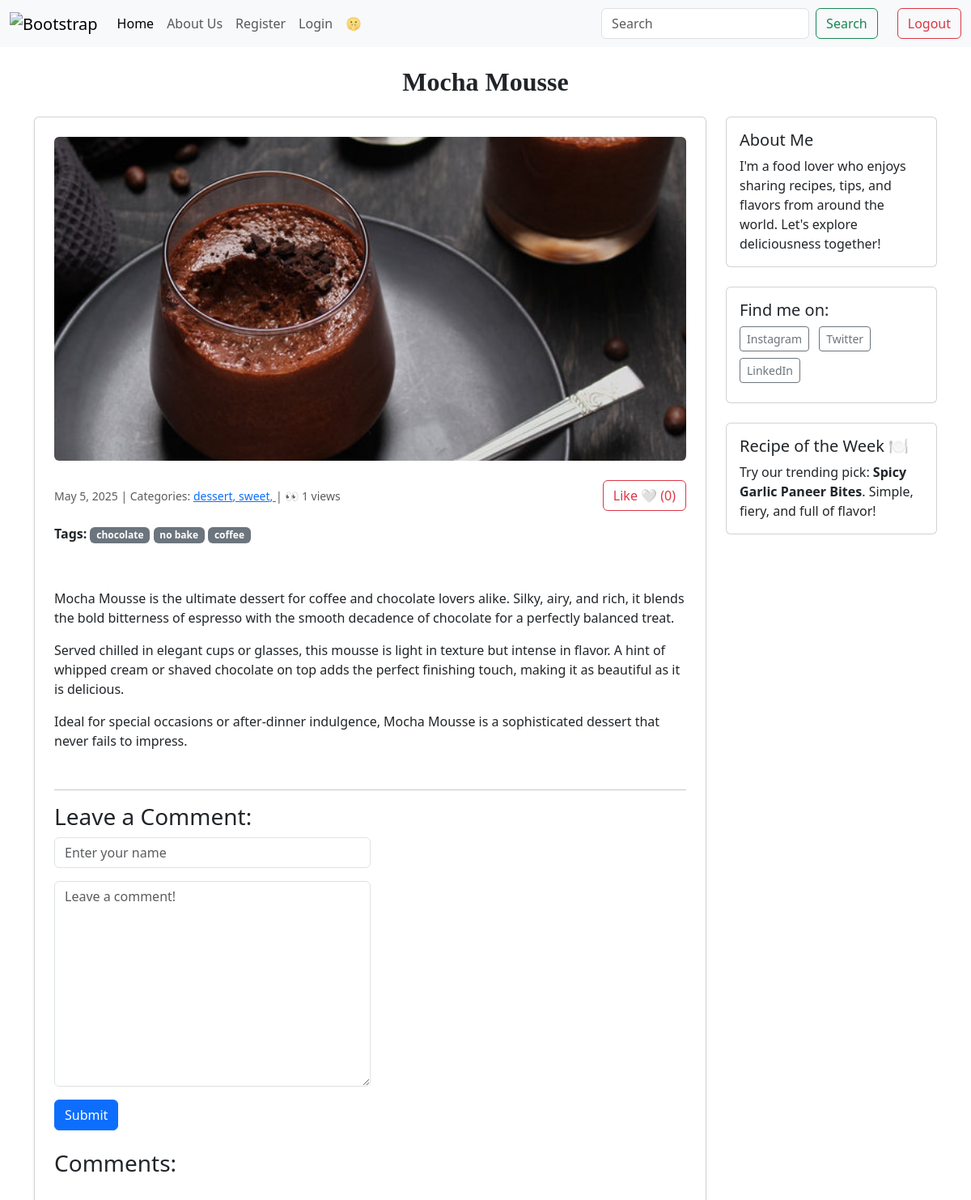
The page /post/19/ on the database its author committed.
### blogapp/models.py (models this page shows, shortened)
class Post(models.Model):
    title = models.CharField(max_length=255)
    body = models.TextField(default='nada')
    created_on = models.DateTimeField(auto_now_add=True)
    last_modified = models.DateTimeField(auto_now=True)
    categories = models.ManyToManyField("Category", related_name="posts")
    image = models.ImageField(upload_to='post_images/', blank=True, null=True)
    likes = models.ManyToManyField(User, related_name='post_likes', blank=True)
    tags = models.ManyToManyField('Tag', blank=True, related_name='posts')
    def total_likes(self):
        return self.likes.count()
    @property
    def total_views(self):
        return self.postview_set.count() #postview_set is Django’s default reverse relation

class Category(models.Model):
    name = models.CharField(max_length=30)
    class Meta:
        verbose_name_plural = 'Categories'

class Tag(models.Model):
    name = models.CharField(max_length=20)

### blogapp/views.py (the view, shortened to what this page needs)
# urls.py: path("post/<int:pk>/", views.blog_detail, name="blog_detail"),
def blog_detail(request, pk):
    post = Post.objects.get(pk=pk)
    form = CommentForm()
    if request.user.is_authenticated:
        PostView.objects.create(user=request.user, post=post)
    comments = Comment.objects.filter(post=post)
    context = {
        "post": post,
        "comments": comments,
        "form": CommentForm(),
    }
    return render(request, "blogapp/detail.html", context)

### blogapp/forms.py
class CommentForm(forms.Form):
    author = forms.CharField(
        max_length=35,
        widget = forms.TextInput(
            attrs={"class": "form-control", "placeholder": "Enter your name"}
        ),
    )
    body = forms.CharField(
        widget=forms.Textarea(
            attrs={'class':'form-control', "placeholder":"Leave a comment!"}
        ),
    )

### blogapp/templates/blogapp/detail.html (shortened to what this page needs)
{% extends "blogapp/index.html" %}
{% load widget_tweaks %}
    {% block page_title %}
    <div class="text-center my-4">
     <h2 style="font-family: 'Javanese Text', serif; font-weight: bold;"> {{post.title }} </h2>
    </div>
    {% endblock page_title %}
    {% block page_content %}
    <div class="container mt-4">
        <div class="row">
            <div class="col-md-9">
                <div class="card p-4 shadow-sm">
                    <img src="{{ post.image.url }}" class="card-img-top mb-4 rounded" alt="{{post.title}}" style="max-height: 400px; object-fit: cover;">
                    <div class="d-flex align-items-center justify-content-between mb-3">
                        <small class="text-muted">
                            {{ post.created_on.date}} | Categories:
                            {% for category in post.categories.all %}
                                <a href="{% url 'blog_category' category.name %}">
                                    {{ category.name }},
                                </a>
                            {% endfor %}
                            | 👀 {{post.total_views}} views
                        </small>
                        <form action="{% url 'like_post' post.pk %}" method="POST">
                            {% if user in post.likes.all %}
                                <button type="submit" class="btn btn-danger">Unlike ❤️ ({{ post.total_likes }})</button>
                            {% else %}
                                <button type="submit" class="btn btn-outline-danger">Like 🤍 ({{ post.total_likes }})</button>
                            {% endif %}
                        </form>
                    </div>
                    <p><strong>Tags:</strong>
                        {% for tag in post.tags.all %}
                            <span class="badge bg-secondary">{{ tag.name }}</span>
                        {% empty %}
                            No tags.
                        {% endfor %}
                    </p>
                    <p class="mb-4 mt-3"> {{ post.body | linebreaks }}</p>
                    <hr>
                    <h3> Leave a Comment:</h3>
                    <form method="post" class="mb-4">
                        <div class='mb-3 w-50'>
                            {{form.author|add_class:"form_control"}}
                        </div>
                        <div class='mb-3 w-50'>
                            {{form.body|add_class:"form_control"}}
                        </div>
                        <button type="submit" class="btn btn-primary">Submit</button>
                    </form>
                    <h3>Comments: </h3>
                </div>
            </div>
             <div class="col-md-3">
                {% include "partials/sidebar.html" %}
             </div>
        </div>
    </div>
    {% endblock page_content %}

### rows shown on the page
Post: title "Mocha Mousse", image (picture), created_on "May 5, 2025", total_views "1", total_likes "0", body "Mocha Mousse is the ultimate dessert for coffee and chocolate lovers alike. Silky, airy, and rich, it blends the bold bitterness of espresso with the smooth decadence of chocolate for a perfectly balanced treat. Served chilled in elegant cups or glasses, this mousse is light in texture but intense in flavor. A hint of whipped cream or shaved chocolate on top adds the perfect finishing touch, making it as beautiful as it is delicious. Ideal for special occasions or after-dinner indulgence, Mocha Mousse is a sophisticated dessert that never fails to impress."
Category: name "dessert"
Category: name "sweet"
Tag: name "chocolate"
Tag: name "no bake"
Tag: name "coffee"
